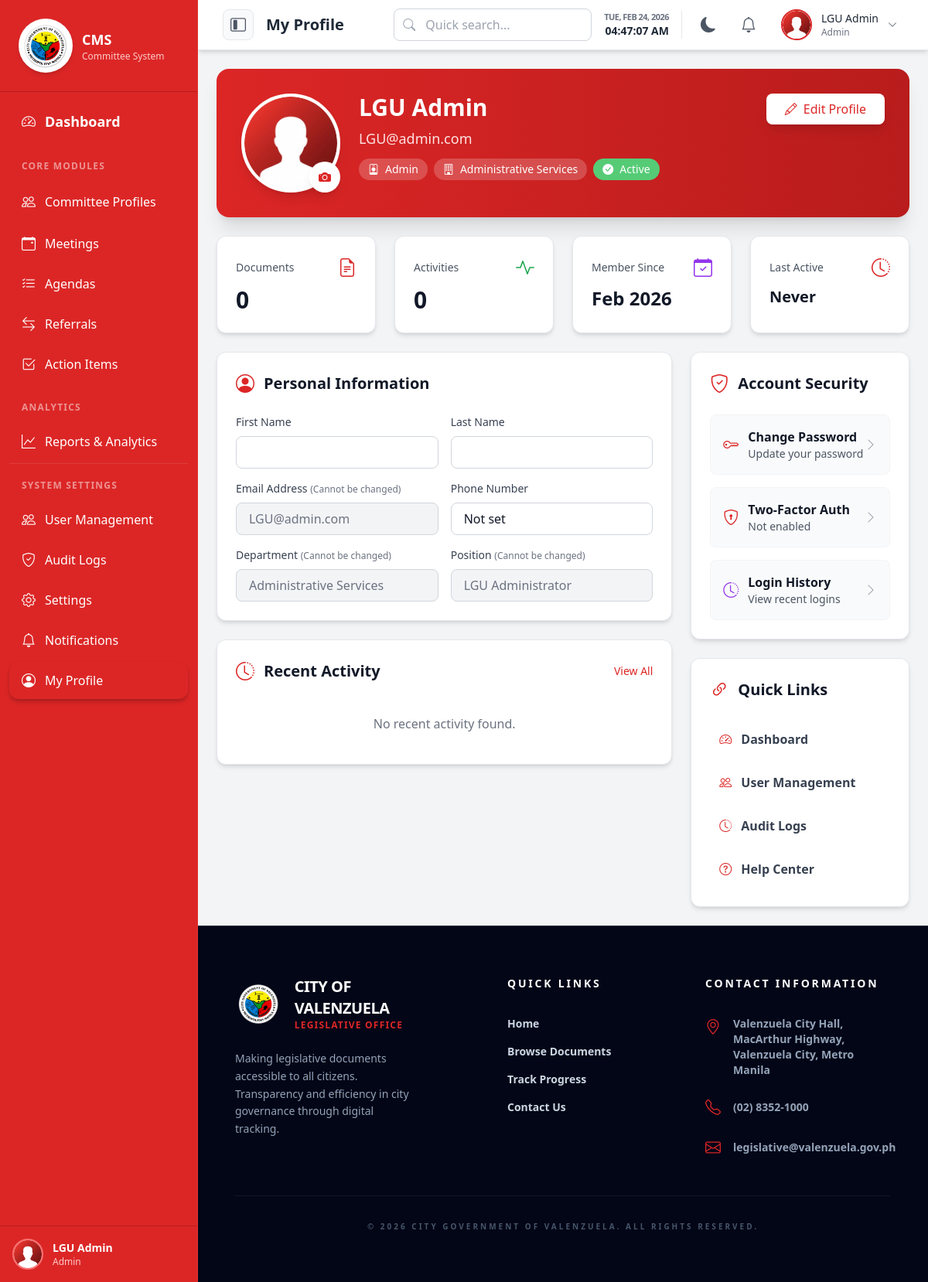
Page /public/pages/my-profile/index.php (signed in) on the committed database.
### tables this page shows
CREATE TABLE IF NOT EXISTS `users` (
  `user_id` INT AUTO_INCREMENT PRIMARY KEY,
  `email` VARCHAR(100) NOT NULL UNIQUE,
  `password_hash` VARCHAR(255) NOT NULL,
  `first_name` VARCHAR(100) NOT NULL,
  `last_name` VARCHAR(100) NOT NULL,
  `role_id` INT NOT NULL,
  `notification_preferences` JSON DEFAULT NULL,
  `profile_picture` VARCHAR(255),
  `phone` VARCHAR(20),
  `department` VARCHAR(100),
  `position` VARCHAR(100),
  `bio` TEXT,
  `address` TEXT,
  `is_active` BOOLEAN DEFAULT FALSE,
  `email_verified` BOOLEAN DEFAULT FALSE,
  `otp_code` VARCHAR(10) NULL,
  `otp_expiry` DATETIME NULL,
  `verification_token` VARCHAR(255),
  `verification_token_expires` DATETIME,
  `password_reset_token` VARCHAR(255),
  `password_reset_expires` DATETIME,
  `last_login` DATETIME,
  `created_at` TIMESTAMP DEFAULT CURRENT_TIMESTAMP,
  `updated_at` TIMESTAMP DEFAULT CURRENT_TIMESTAMP ON UPDATE CURRENT_TIMESTAMP,
  FOREIGN KEY (`role_id`) REFERENCES `roles`(`role_id`),
  INDEX idx_users_role (role_id),
  INDEX idx_users_active (is_active),
  INDEX idx_users_email (email)
);

### public/pages/my-profile/index.php (the view, shortened to what the rows shown need)
<?php
require_once '../../../config/database.php';
$userId = $_SESSION['user_id'];
$query = "SELECT u.*, r.role_name FROM users u LEFT JOIN roles r ON u.role_id = r.role_id WHERE u.user_id = ?";
$stmt = $conn->prepare($query);
$stmt->bind_param("i", $userId);
$stmt->execute();
$result = $stmt->get_result();
$user = $result->fetch_assoc();
$userPhone = $user['phone'] ?? 'Not set';
$userDepartment = $user['department'] ?? 'Not set';
$userPosition = $user['position'] ?? 'Not set';
$memberSince = date('M Y', strtotime($user['created_at'] ?? 'now'));
include '../../includes/header.php';
?>
<div class="bg-gradient-to-r from-red-600 to-red-700 rounded-2xl shadow-xl p-8 mb-6 text-white animate-fade-in">
    <div class="flex flex-col md:flex-row items-center md:items-start gap-6">
        <div class="flex-1 text-center md:text-left">
            <h1 class="text-3xl font-bold mb-2"><?php echo htmlspecialchars($userName); ?></h1>
            <div class="flex flex-wrap gap-2 justify-center md:justify-start">
                <span class="bg-white bg-opacity-20 px-3 py-1 rounded-full text-sm flex items-center gap-2">
                    <i class="bi bi-person-badge"></i> <?php echo htmlspecialchars($userRole); ?>
                </span>
                <span class="bg-white bg-opacity-20 px-3 py-1 rounded-full text-sm flex items-center gap-2">
                    <i class="bi bi-building"></i> <?php echo htmlspecialchars($userDepartment); ?>
                </span>
                <span class="bg-green-400 bg-opacity-90 px-3 py-1 rounded-full text-sm flex items-center gap-2">
                    <i class="bi bi-check-circle-fill"></i> Active
                </span>
            </div>
        </div>
    </div>
</div>
<div class="grid grid-cols-1 md:grid-cols-4 gap-6 mb-6">
    <div
        class="bg-white dark:bg-gray-800 rounded-xl shadow-md p-6 animate-fade-in-up animation-delay-300 border border-gray-200 dark:border-gray-700">
        <div class="flex items-center justify-between mb-2">
            <span class="text-gray-600 dark:text-gray-400 text-sm">Member Since</span>
            <i class="bi bi-calendar-check text-2xl text-purple-600"></i>
        </div>
        <p class="text-2xl font-bold text-gray-900 dark:text-white"><?php echo $memberSince; ?></p>
    </div>
</div>
<div class="grid grid-cols-1 lg:grid-cols-3 gap-6">
    <div class="lg:col-span-2 space-y-6">
        <div
            class="bg-white dark:bg-gray-800 rounded-xl shadow-md p-6 animate-fade-in-up animation-delay-500 border border-gray-200 dark:border-gray-700">
            <div class="flex items-center mb-6">
                <h2 class="text-xl font-bold text-gray-900 dark:text-white">Personal Information</h2>
            </div>
            <form method="POST" id="profileForm">
                <div class="grid grid-cols-1 md:grid-cols-2 gap-4">
                    <div>
                        <label class="block text-sm font-medium text-gray-700 dark:text-gray-300 mb-2">Phone
                            Number</label>
                        <input type="tel" name="phone" value="<?php echo htmlspecialchars($userPhone); ?>"
                            class="w-full px-4 py-2 border border-gray-300 dark:border-gray-600 rounded-lg focus:ring-2 focus:ring-red-600 focus:border-transparent bg-white dark:bg-gray-700 text-gray-900 dark:text-white"
                            disabled>
                    </div>
                    <div>
                        <label class="block text-sm font-medium text-gray-700 dark:text-gray-300 mb-2">Department <span
                                class="text-xs text-gray-500">(Cannot be changed)</span></label>
                        <input type="text" name="department" value="<?php echo htmlspecialchars($userDepartment); ?>"
                            class="w-full px-4 py-2 border border-gray-300 dark:border-gray-600 rounded-lg bg-gray-100 dark:bg-gray-600 cursor-not-allowed text-gray-500 dark:text-gray-400"
                            disabled readonly>
                    </div>
                    <div>
                        <label class="block text-sm font-medium text-gray-700 dark:text-gray-300 mb-2">Position <span
                                class="text-xs text-gray-500">(Cannot be changed)</span></label>
                        <input type="text" name="position" value="<?php echo htmlspecialchars($userPosition); ?>"
                            class="w-full px-4 py-2 border border-gray-300 dark:border-gray-600 rounded-lg bg-gray-100 dark:bg-gray-600 cursor-not-allowed text-gray-500 dark:text-gray-400"
                            disabled readonly>
                    </div>
                </div>
            </form>
        </div>
        <div
            class="bg-white dark:bg-gray-800 rounded-xl shadow-md p-6 animate-fade-in-up animation-delay-600 border border-gray-200 dark:border-gray-700">
            <div class="flex items-center justify-between mb-6">
                <div class="flex items-center">
                    <h2 class="text-xl font-bold text-gray-900 dark:text-white">Recent Activity</h2>
                </div>
            </div>
        </div>
    </div>
    <div class="space-y-6">
        <div
            class="bg-white dark:bg-gray-800 rounded-xl shadow-md p-6 animate-fade-in-up animation-delay-700 border border-gray-200 dark:border-gray-700">
            <div class="flex items-center mb-6">
                <h2 class="text-xl font-bold text-gray-900 dark:text-white">Account Security</h2>
            </div>
        </div>
        <div
            class="bg-white dark:bg-gray-800 rounded-xl shadow-md p-6 animate-fade-in-up animation-delay-800 border border-gray-200 dark:border-gray-700">
            <div class="flex items-center mb-6">
                <h2 class="text-xl font-bold text-gray-900 dark:text-white">Quick Links</h2>
            </div>
        </div>
    </div>
</div>
</div>
<?php
include '../../includes/layout-end.php';
?>

### rows in the picture
users: department "Administrative Services", created_at "Feb 2026", phone "Not set", position "LGU Administrator"

### other values in the picture
$userName "LGU Admin"
$userRole "Admin"
$pageTitle "My Profile"
$userEmail "LGU@admin.com"
$docCount "0"
$activityCount "0"
$lastActive "Never"
